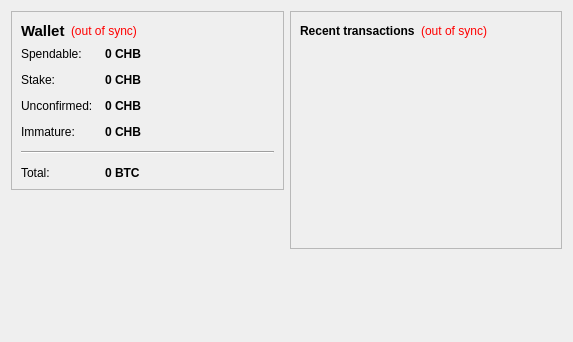
<?xml version="1.0" encoding="UTF-8"?>
<ui version="4.0">
 <class>OverviewPage</class>
 <widget class="QWidget" name="OverviewPage">
  <property name="geometry">
   <rect>
    <x>0</x>
    <y>0</y>
    <width>573</width>
    <height>342</height>
   </rect>
  </property>
  <property name="windowTitle">
   <string>Form</string>
  </property>
  <layout class="QHBoxLayout" name="horizontalLayout" stretch="1,1">
   <item>
    <layout class="QVBoxLayout" name="verticalLayout_2">
     <item>
      <widget class="QFrame" name="frame">
       <property name="frameShape">
        <enum>QFrame::StyledPanel</enum>
       </property>
       <property name="frameShadow">
        <enum>QFrame::Raised</enum>
       </property>
       <layout class="QVBoxLayout" name="verticalLayout_4">
        <item>
         <layout class="QHBoxLayout" name="horizontalLayout_4">
          <item>
           <widget class="QLabel" name="label_5">
            <property name="font">
             <font>
              <pointsize>11</pointsize>
              <weight>75</weight>
              <bold>true</bold>
             </font>
            </property>
            <property name="text">
             <string>Wallet</string>
            </property>
           </widget>
          </item>
          <item>
           <widget class="QLabel" name="labelWalletStatus">
            <property name="toolTip">
             <string>The displayed information may be out of date. Your wallet automatically synchronizes with the ChessBit network after a connection is established, but this process has not completed yet.</string>
            </property>
            <property name="styleSheet">
             <string notr="true">QLabel { color: red; }</string>
            </property>
            <property name="text">
             <string notr="true">(out of sync)</string>
            </property>
            <property name="alignment">
             <set>Qt::AlignLeading|Qt::AlignLeft|Qt::AlignVCenter</set>
            </property>
           </widget>
          </item>
          <item>
           <spacer name="horizontalSpacer_2">
            <property name="orientation">
             <enum>Qt::Horizontal</enum>
            </property>
            <property name="sizeHint" stdset="0">
             <size>
              <width>40</width>
              <height>20</height>
             </size>
            </property>
           </spacer>
          </item>
         </layout>
        </item>
        <item>
         <layout class="QFormLayout" name="formLayout_2">
          <property name="fieldGrowthPolicy">
           <enum>QFormLayout::AllNonFixedFieldsGrow</enum>
          </property>
          <property name="horizontalSpacing">
           <number>12</number>
          </property>
          <property name="verticalSpacing">
           <number>12</number>
          </property>
          <item row="0" column="0">
           <widget class="QLabel" name="label">
            <property name="text">
             <string>Spendable:</string>
            </property>
           </widget>
          </item>
          <item row="0" column="1">
           <widget class="QLabel" name="labelBalance">
            <property name="font">
             <font>
              <weight>75</weight>
              <bold>true</bold>
             </font>
            </property>
            <property name="cursor">
             <cursorShape>IBeamCursor</cursorShape>
            </property>
            <property name="toolTip">
             <string>Your current spendable balance</string>
            </property>
            <property name="text">
             <string notr="true">0 CHB</string>
            </property>
            <property name="textInteractionFlags">
             <set>Qt::LinksAccessibleByMouse|Qt::TextSelectableByKeyboard|Qt::TextSelectableByMouse</set>
            </property>
           </widget>
          </item>
          <item row="1" column="0">
           <widget class="QLabel" name="label_6">
            <property name="text">
             <string>Stake:</string>
            </property>
           </widget>
          </item>
          <item row="1" column="1">
           <widget class="QLabel" name="labelStake">
            <property name="font">
             <font>
              <weight>75</weight>
              <bold>true</bold>
             </font>
            </property>
            <property name="cursor">
             <cursorShape>IBeamCursor</cursorShape>
            </property>
            <property name="toolTip">
             <string>Total of coins that was staked, and do not yet count toward the current balance</string>
            </property>
            <property name="text">
             <string notr="true">0 CHB</string>
            </property>
            <property name="textInteractionFlags">
             <set>Qt::LinksAccessibleByMouse|Qt::TextSelectableByKeyboard|Qt::TextSelectableByMouse</set>
            </property>
           </widget>
          </item>
          <item row="2" column="0">
           <widget class="QLabel" name="label_3">
            <property name="text">
             <string>Unconfirmed:</string>
            </property>
           </widget>
          </item>
          <item row="2" column="1">
           <widget class="QLabel" name="labelUnconfirmed">
            <property name="font">
             <font>
              <weight>75</weight>
              <bold>true</bold>
             </font>
            </property>
            <property name="cursor">
             <cursorShape>IBeamCursor</cursorShape>
            </property>
            <property name="toolTip">
             <string>Total of transactions that have yet to be confirmed, and do not yet count toward the current balance</string>
            </property>
            <property name="text">
             <string notr="true">0 CHB</string>
            </property>
            <property name="textInteractionFlags">
             <set>Qt::LinksAccessibleByMouse|Qt::TextSelectableByKeyboard|Qt::TextSelectableByMouse</set>
            </property>
           </widget>
          </item>
          <item row="3" column="0">
           <widget class="QLabel" name="labelImmatureText">
            <property name="text">
             <string>Immature:</string>
            </property>
           </widget>
          </item>
          <item row="3" column="1">
           <widget class="QLabel" name="labelImmature">
            <property name="font">
             <font>
              <weight>75</weight>
              <bold>true</bold>
             </font>
            </property>
            <property name="toolTip">
             <string>Mined balance that has not yet matured</string>
            </property>
            <property name="text">
             <string notr="true">0 CHB</string>
            </property>
            <property name="textInteractionFlags">
             <set>Qt::LinksAccessibleByMouse|Qt::TextSelectableByKeyboard|Qt::TextSelectableByMouse</set>
            </property>
           </widget>
          </item>
          <item row="4" column="0" colspan="2">
           <widget class="Line" name="line">
            <property name="orientation">
             <enum>Qt::Horizontal</enum>
            </property>
           </widget>
          </item>
          <item row="5" column="0">
           <widget class="QLabel" name="labelTotalText">
            <property name="text">
             <string>Total:</string>
            </property>
           </widget>
          </item>
          <item row="5" column="1">
           <widget class="QLabel" name="labelTotal">
            <property name="font">
             <font>
              <weight>75</weight>
              <bold>true</bold>
             </font>
            </property>
            <property name="cursor">
             <cursorShape>IBeamCursor</cursorShape>
            </property>
            <property name="toolTip">
             <string>Your current total balance</string>
            </property>
            <property name="text">
             <string notr="true">0 BTC</string>
            </property>
            <property name="textInteractionFlags">
             <set>Qt::LinksAccessibleByMouse|Qt::TextSelectableByKeyboard|Qt::TextSelectableByMouse</set>
            </property>
           </widget>
          </item>
         </layout>
        </item>
       </layout>
      </widget>
     </item>
     <item>
      <spacer name="verticalSpacer">
       <property name="orientation">
        <enum>Qt::Vertical</enum>
       </property>
       <property name="sizeHint" stdset="0">
        <size>
         <width>20</width>
         <height>40</height>
        </size>
       </property>
      </spacer>
     </item>
    </layout>
   </item>
   <item>
    <layout class="QVBoxLayout" name="verticalLayout_3">
     <item>
      <widget class="QFrame" name="frame_2">
       <property name="frameShape">
        <enum>QFrame::StyledPanel</enum>
       </property>
       <property name="frameShadow">
        <enum>QFrame::Raised</enum>
       </property>
       <layout class="QVBoxLayout" name="verticalLayout">
        <item>
         <layout class="QHBoxLayout" name="horizontalLayout_2">
          <item>
           <widget class="QLabel" name="label_4">
            <property name="text">
             <string>&lt;b&gt;Recent transactions&lt;/b&gt;</string>
            </property>
           </widget>
          </item>
          <item>
           <widget class="QLabel" name="labelTransactionsStatus">
            <property name="toolTip">
             <string>The displayed information may be out of date. Your wallet automatically synchronizes with the ChessBit network after a connection is established, but this process has not completed yet.</string>
            </property>
            <property name="styleSheet">
             <string notr="true">QLabel { color: red; }</string>
            </property>
            <property name="text">
             <string notr="true">(out of sync)</string>
            </property>
            <property name="alignment">
             <set>Qt::AlignRight|Qt::AlignTrailing|Qt::AlignVCenter</set>
            </property>
           </widget>
          </item>
          <item>
           <spacer name="horizontalSpacer">
            <property name="orientation">
             <enum>Qt::Horizontal</enum>
            </property>
            <property name="sizeHint" stdset="0">
             <size>
              <width>40</width>
              <height>20</height>
             </size>
            </property>
           </spacer>
          </item>
         </layout>
        </item>
        <item>
         <widget class="QListView" name="listTransactions">
          <property name="styleSheet">
           <string notr="true">QListView { background: transparent; }</string>
          </property>
          <property name="frameShape">
           <enum>QFrame::NoFrame</enum>
          </property>
          <property name="verticalScrollBarPolicy">
           <enum>Qt::ScrollBarAlwaysOff</enum>
          </property>
          <property name="horizontalScrollBarPolicy">
           <enum>Qt::ScrollBarAlwaysOff</enum>
          </property>
          <property name="selectionMode">
           <enum>QAbstractItemView::NoSelection</enum>
          </property>
         </widget>
        </item>
       </layout>
      </widget>
     </item>
     <item>
      <spacer name="verticalSpacer_2">
       <property name="orientation">
        <enum>Qt::Vertical</enum>
       </property>
       <property name="sizeHint" stdset="0">
        <size>
         <width>20</width>
         <height>40</height>
        </size>
       </property>
      </spacer>
     </item>
    </layout>
   </item>
  </layout>
 </widget>
 <resources/>
 <connections/>
</ui>
